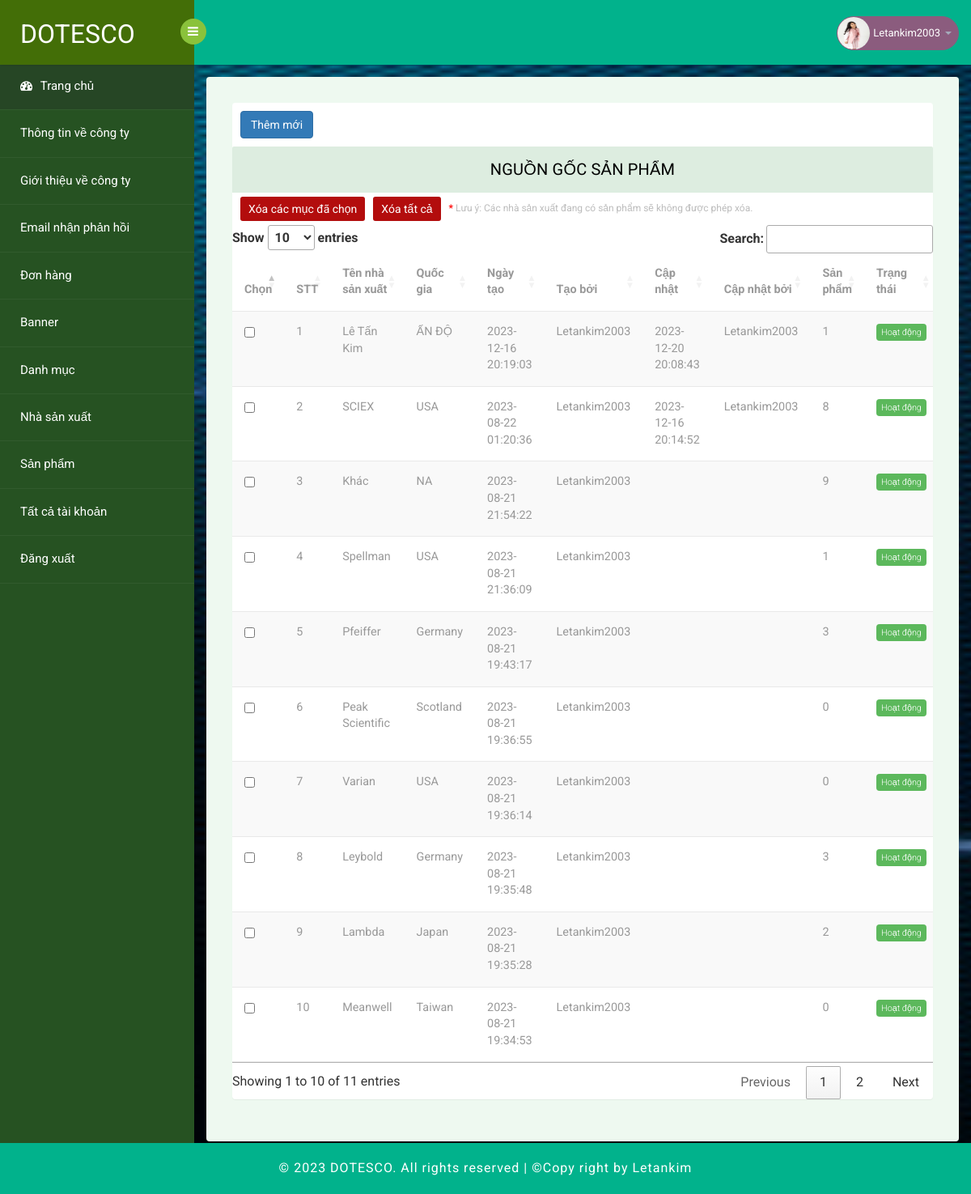
/admin/index.php?page=origin (signed in), run on the app's committed database.
### tables this page shows
CREATE TABLE `tbl_origin` (
  `id` int(6) NOT NULL,
  `name` varchar(1000) NOT NULL,
  `country` varchar(200) NOT NULL,
  `createAt` datetime NOT NULL DEFAULT current_timestamp(),
  `modifiedAt` datetime DEFAULT NULL,
  `createBy` int(11) NOT NULL,
  `modifiedBy` int(11) DEFAULT NULL,
  `status` tinyint(1) NOT NULL DEFAULT 1
);

CREATE TABLE `tbl_account` (
  `id` int(6) NOT NULL,
  `username` varchar(200) NOT NULL,
  `password` varchar(200) NOT NULL,
  `email` varchar(200) NOT NULL,
  `phone` varchar(10) DEFAULT NULL,
  `avatar` varchar(300) DEFAULT NULL,
  `createAt` datetime NOT NULL DEFAULT current_timestamp(),
  `modifiedAt` datetime DEFAULT NULL,
  `role` tinyint(4) NOT NULL DEFAULT 0,
  `status` tinyint(4) NOT NULL DEFAULT 1
);

### admin/controller/OriginController.php (called while the page is built, shortened)
<?php
require_once PATH_ROOT_ADMIN."/DAO/OriginDao.php";
require_once PATH_ROOT_ADMIN."/DAO/AccountDao.php";
require_once PATH_ROOT_ADMIN."/view/handleShow/showOrigin.php";
require_once PATH_ROOT."/model/Origin.php";
class OriginController {
    private static $originDao;
    public function __construct()
    {
        self::$originDao = new OriginDao();
    }
    public function adminOrigin() {
        $allOrigin = self::$originDao->getAll();
        include_once PATH_ROOT_ADMIN."/view/originView.php";
    }
}
?>

### admin/DBConnection/ConnectionAdmin.php (called while the page is built, shortened)
<?php
class ConnectionAdmin {
    public static $conn;
    function connect() {
        $servername = DB_HOST;
        $username = DB_USER;
        $password = DB_PASSWORD;
        $table = DB_NAME;
        try {
            self::$conn = new PDO("mysql:host=$servername;dbname=$table;charset=utf8", $username, $password);
            self::$conn->setAttribute(PDO::ATTR_ERRMODE, PDO::ERRMODE_EXCEPTION);
        } catch(PDOException $e) {
            try {
                $date= date('Y/m/d H:i:s');
                $myLogger = fopen(PATH_ROOT_ADMIN.'/Log/admin_log.log', 'a');
                $content = "Admin: CONNECT (".$e->getMessage().") ".$date."\n";
                fwrite($myLogger, $content);
            } catch(Exception $error) {
            }
        }
        return self::$conn;
    }
    function getAll($sql, $params = array()) {
        $result = [];
        try {
            $conn = $this->connect();
            $stmt = $conn->prepare($sql);
            $stmt->execute($params);
            $stmt->setFetchMode(PDO::FETCH_ASSOC);
            $result = $stmt->fetchAll();
        } catch(Exception $e) {
            try {
                $date= date('Y/m/d H:i:s');
                $myLogger = fopen(PATH_ROOT_ADMIN.'/Log/log_user.log', 'a');
                $content = "User: GET ALL (".$e->getMessage().") ".$date."\n";
                fwrite($myLogger, $content);
            } catch(Exception $error) {
            }
        }
        return $result;
    }
    function get_one($sql, $params = array()) {
        $result = [];
        try {
            $conn = $this->connect();
            $stmt = $conn->prepare($sql);
            $stmt->execute($params);
            $stmt->setFetchMode(PDO::FETCH_ASSOC);
            $result = $stmt->fetch();
        } catch(PDOException $e) {
            try {
                $date= date('Y/m/d H:i:s');
                $myLogger = fopen(PATH_ROOT_ADMIN.'/Log/log_user.log', 'a');
                $content = "User: GET BY ID (".$e->getMessage().") ".$date."\n";
                fwrite($myLogger, $content);
            } catch(Exception $error) {
            }
        }
        return $result;
    }
}
?>

### admin/DAO/AccountDao.php (called while the page is built, shortened)
<?php
require_once PATH_ROOT_ADMIN."/DBConnection/ConnectionAdmin.php";
require_once PATH_ROOT."/model/Account.php";
class AccountDao {
    private static $db;
    public function __construct()
    {
        self::$db = new ConnectionAdmin();
    }
    private function account($row) {
        $id = $row['id'];
        $username = $row['username'];
        $password = $row['password'];
        $email = $row['email'];
        $phone = $row['phone'];
        $avatar = $row['avatar'];
        $createAt = $row['createAt'];
        $modifiedAt = $row['modifiedAt'];
        $status = $row['status'];
        $role = $row['role'];
        $account = new Account($id, $username, $password, $email, $phone,$avatar, $createAt, $modifiedAt, $status, $role);
        return $account;
    }
    function getOneByID($id) {
        $params = array(":id"=>$id);
        $sql = "SELECT * FROM tbl_account WHERE id=:id";
        $row = self::$db->get_one($sql, $params);
        if($row) {
            return $this->account($row);
        }
        return null;
    }
}
?>

### model/Origin.php (called while the page is built, shortened)
<?php
class Origin {
    protected $name;
    protected $country;
    protected $createBy;
    protected $modifiedBy;
    public function __construct($id, $name, $country, $createAt, $modifiedAt, $createBy, $modifiedBy, $status)
    {
        $this->name = $name;
        $this->country = $country;
        $this->createBy = $createBy;
        $this->modifiedBy = $modifiedBy;
    }
    public function getName()
    {
        return $this->name;
    }
    public function getCountry()
    {
        return $this->country;
    }
    public function getCreateBy()
    {
        return $this->createBy;
    }
    public function getModifiedBy()
    {
        return $this->modifiedBy;
    }
}
?>

### admin/DAO/OriginDao.php (called while the page is built, shortened)
<?php
require_once PATH_ROOT_ADMIN."/DBConnection/ConnectionAdmin.php";
require_once PATH_ROOT."/model/Origin.php";
class OriginDao {
    private static $db;
    function __construct() {
        self::$db = new ConnectionAdmin();
    }
    private function origin($row) {
        $id = $row['id'];
        $name = $row['name'];
        $country = $row['country'];
        $createAt = $row['createAt'];
        $modifiedAt = $row['modifiedAt'];
        $createBy = $row['createBy'];
        $modifiedBy = $row['modifiedBy'];
        $status = $row['status'];
        $origin = new Origin($id, $name, $country, $createAt, $modifiedAt, $createBy, $modifiedBy, $status);
        return $origin;
    }
    function getAll() {
        $sql = "SELECT * FROM tbl_origin ORDER BY id DESC";
        $resultSQL = self::$db->getAll($sql);
        $origins = array();
        foreach ($resultSQL as $row) {
            $origins[] = $this->origin($row);
        }
        return $origins;
    }
    function getNumberOfProductByOrigin($idOrigin) {
        $params = array(":idOrigin"=>$idOrigin);
        $sql = "SELECT * FROM tbl_product WHERE idOrigin=:idOrigin";
        return count(self::$db->getAll($sql, $params));
    }
}
?>

### model/Account.php (called while the page is built, shortened)
<?php
class Account {
    protected $username;
    public function __construct($id, $username, $password, $email, $phone,$avatar, $createAt, $modifiedAt, $status, $role)
    {
        $this->username = $username;
    }
    public function getUsername()
    {
        return $this->username;
    }
}
?>

### admin/view/handleShow/showOrigin.php (the view, shortened to what this page needs)
<?php
    function showOrigin($allOrigin) {
        $origin = '<table class="table table-striped b-t b-light" id="table-data">
        <thead>
            <th style="width:20px;">Chọn</th>
            <th style="width:20px;">
              STT
            </th>
            <th>Tên nhà sản xuất</th>
            <th>Quốc gia</th>
            <th>Ngày tạo</th>
            <th>Tạo bởi</th>
            <th>Cập nhật</th>
            <th>Cập nhật bởi</th>
            <th>Sản phẩm</th>
            <th>Trạng thái</th>
            <th>Xử lí</th>
        </thead>
        <tbody>';
        $index = 0;
        if(count($allOrigin) > 0) {
            $accountDao = new AccountDao();
            $originDao = new OriginDao();
            $messageDelete = '"Bạn có chắc muốn xóa?"';
            foreach ($allOrigin as $item) {
                $id = $item->getId();
                $name = $item->getName();
                $country = $item->getCountry();
                $createAt = $item->getCreateAt();
                $createBy = $item->getCreateBy();
                $modifiedAt = $item->getModifiedAt();
                $modifiedBy = $item->getModifiedBy();
                $numberOfProduct = $originDao->getNumberOfProductByOrigin($id);
                $usernameCreate = ($accountDao->getOneByID($createBy))->getUsername();
                $usernameModified = $modifiedBy != null ? ($accountDao->getOneByID($modifiedBy))->getUsername() : "";
                $style = "label label-success";
                $messageStatus = "Hoạt động";
                $index++;
                $origin.= "<tr>
                <td><input type='checkbox' class = 'check-item' value='".$id."'/></td>
                <td>".$index."</td>
                <td>".$name."</td>
                <td>".$country."</td>
                <td>".$createAt."</td>
                <td>".$usernameCreate."</td>
                <td>".$modifiedAt."</td>
                <td>".$usernameModified."</td>
                <td>".$numberOfProduct."</td>
                <td><span class='$style'>$messageStatus</span></td>
                <td>
                    <a title='Chỉnh sửa' href='index.php?page=update-origin&id=".$id."' alt='Chỉnh sửa'>
                        <i class='bx bx-edit-alt' style='color: green;'></i>
                    </a>
                    <a href='index.php?page=delete-origin&id=".$id."' onclick='return confirm(".$messageDelete.")'>
                    <i class='fa fa-times text-danger text'></i>
                    </a>
                </td>
              </tr>";
            }
        }
        $origin.="</tbody>
        </table>";
        return $origin;
    }
?>

### admin/assets/css/style.css (style rules this page uses)
html, body { font-family: 'Roboto', sans-serif; font-size: 100%; overflow-x: hidden; background: url(../images/bg.jpg) no-repeat 0px 0px; background-size:cover; }
body { position: relative; min-height: 100vh; }
.table>thead>tr>th { border-bottom: 1px solid #e1ab91 ! important; }
.table>tbody>tr>td, .table>tbody>tr>th, .table>tfoot>tr>td, .table>tfoot>tr>th, .table>thead>tr>td, .table>thead>tr>th { border-bottom: 1px solid #e9e9e9 ! important; }
.label { font-weight: 300 !important; border-radius:4px; }
.table > thead > tr > th, .table > tbody > tr > th, .table > tfoot > tr > th, .table > thead > tr > td, .table > tbody > tr > td, .table > tfoot > tr > td { border-top: none !important; }
.table td, .table>tbody>tr>td, .table>tbody>tr>th, .table>tfoot>tr>td, .table>tfoot>tr>th, .table>thead>tr>td, .table>thead>tr>th { padding: 15px!important; }
.table > thead > tr > th, .table > tbody > tr > th, .table > tfoot > tr > th, .table > thead > tr > td, .table > tbody > tr > td, .table > tfoot > tr > td { font-size: 0.9em; color: #999; border-top: none !important; }
.label { font-weight: 300 !important; }
.label { padding: 4px 6px; border: none; text-shadow: none; }

### data on the page
tbl_origin: name "Lê Tấn Kim", country "ẤN ĐỘ", createAt "2023-12-16 20:19:03", createBy.username "Letankim2003", modifiedAt "2023-12-20 20:08:43", modifiedBy.username "Letankim2003", numberOfProduct "1", messageStatus "Hoạt động"
tbl_origin: name "SCIEX", country "USA", createAt "2023-08-22 01:20:36", createBy.username "Letankim2003", modifiedAt "2023-12-16 20:14:52", modifiedBy.username "Letankim2003", numberOfProduct "8", messageStatus "Hoạt động"
tbl_origin: name "Khác", country "NA", createAt "2023-08-21 21:54:22", createBy.username "Letankim2003", numberOfProduct "9", messageStatus "Hoạt động"
tbl_origin: name "Spellman", country "USA", createAt "2023-08-21 21:36:09", createBy.username "Letankim2003", numberOfProduct "1", messageStatus "Hoạt động"
tbl_origin: name "Pfeiffer", country "Germany", createAt "2023-08-21 19:43:17", createBy.username "Letankim2003", numberOfProduct "3", messageStatus "Hoạt động"
tbl_origin: name "Peak Scientific", country "Scotland", createAt "2023-08-21 19:36:55", createBy.username "Letankim2003", numberOfProduct "0", messageStatus "Hoạt động"
tbl_origin: name "Varian", country "USA", createAt "2023-08-21 19:36:14", createBy.username "Letankim2003", numberOfProduct "0", messageStatus "Hoạt động"
tbl_origin: name "Leybold", country "Germany", createAt "2023-08-21 19:35:48", createBy.username "Letankim2003", numberOfProduct "3", messageStatus "Hoạt động"
tbl_origin: name "Lambda", country "Japan", createAt "2023-08-21 19:35:28", createBy.username "Letankim2003", numberOfProduct "2", messageStatus "Hoạt động"
tbl_origin: name "Meanwell", country "Taiwan", createAt "2023-08-21 19:34:53", createBy.username "Letankim2003", numberOfProduct "0", messageStatus "Hoạt động"

### other printed values
$_SESSION['usernameAdmin'] "Letankim2003"
